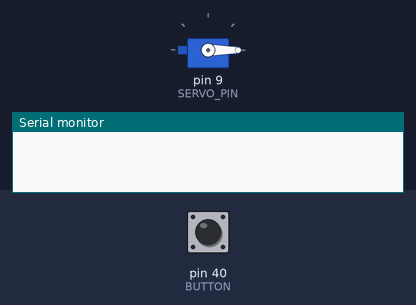
Bench run of a sketch on a simulated Arduino Mega 2560, built with avr-gcc and run on an emulated ATmega2560. Shown: servo, the last lines printed to the serial monitor. Wiring (inferred from the names in the program): servo: signal pin 9. The inputs (shaded band) are chosen by the test bench; at power-on: pin 40 (BUTTON) LOW. Servo pulses on a pin are drawn as a servo (544–2400 µs = 0–180°).

Above: at 2.8 s.
2.9 s: pin 40 (BUTTON) pulled HIGH for 1.25 s
At 3.53 s:
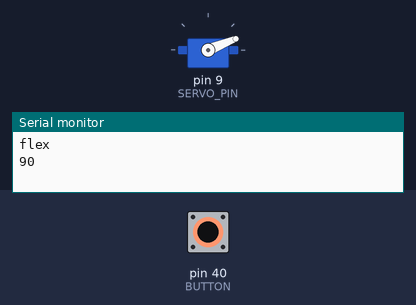
At 5.4 s:
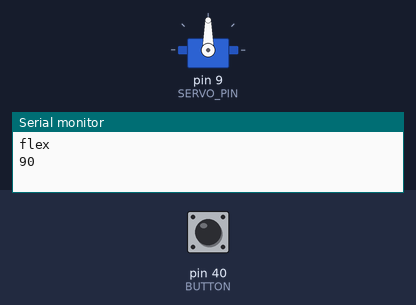
5.6 s: pin 40 (BUTTON) pulled HIGH for 1.25 s
At 6.8 s:
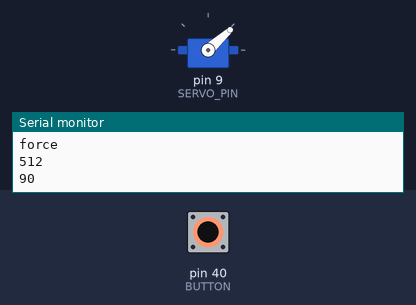
Timing chart, 0 to 14.3 s (numbered marks = the images above; inputs shaded):
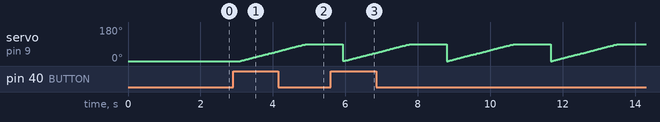

Measured:
- after the input at 2.9 s, servo on pin 9 (SERVO_PIN): moves from 0° to 90° over 1.8 s, starting after 0.21 s

The sketch:

hw6_1.ino
```cpp
#define SERVO_PIN 9
#define BUTTON 40
const int FLEX_PIN = A0; // Pin connected to voltage divider output
// Measure the voltage at 5V and the actual resistance of your resistor, and enter them below:
const float VCC = 5; // Measured voltage of Ardunio 5V line
const float R_DIV = 10000.0; // Measured resistance of your resistor
// Upload the code, then try to adjust these values to more accurately calculate bend degree.
const float STRAIGHT_RESISTANCE = 37300.0; // resistance when straight
const float BEND_RESISTANCE = 90000.0; // resistance at 90 deg

int FSR_PIN = A1; // the FSR and 10K pulldown are connected to a1
int fsrReading; // the analog reading from the FSR resistor divider
int fsrVoltage; // the analog reading converted to voltage
unsigned long fsrResistance; // The voltage converted to resistance
unsigned long fsrConductance;
long fsrForce; // Finally, the resistance converted to force
int brt;

void setup() {
  Serial.begin(9600);
  pinMode(FLEX_PIN, INPUT);
  pinMode(FSR_PIN, INPUT);
  pinMode(SERVO_PIN, OUTPUT);
}

void servoPulse(int servoPin, int angle) {

  int pulseWidth = (angle*11) + 700;
  digitalWrite(servoPin, HIGH);
  delayMicroseconds(pulseWidth);
  digitalWrite(servoPin, LOW);
  delay(20 - pulseWidth/1000);
}

int cnt = 0;
int servoAngle;

void loop() {
int state = digitalRead(BUTTON);
  if (state == 1) {
    if (cnt == 0) {
      // flex sensor
      int flexValue = analogRead(FLEX_PIN);
      servoAngle = map(flexValue, 0, 1023, 0, 180);
      Serial.println("flex");
      Serial.println(servoAngle);
      cnt = 1;
    }
    else {
      // force sensor
      int forceValue = analogRead(FSR_PIN);
      servoAngle = map(forceValue, 0, 1023, 0, 180);
      Serial.println("force");
      Serial.println(forceValue);
      Serial.println(servoAngle);
      cnt = 0;
    }
    //delay(200);
  }
  int d_angle = 1;
  for (int angle = 0; angle <= servoAngle; angle = angle + d_angle) {
    servoPulse(SERVO_PIN, angle);
  }
  delay(1000);

}
```
